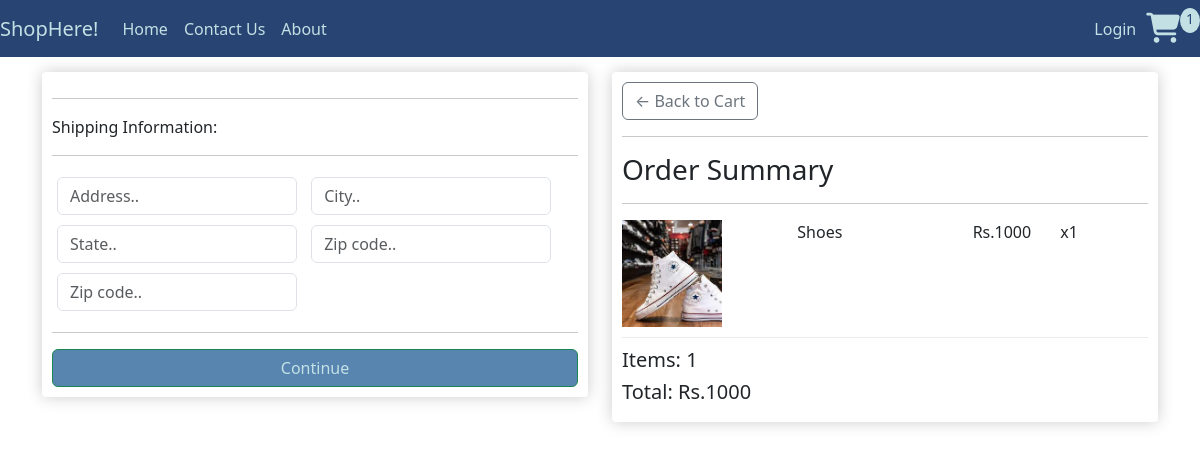
Screenshot of /checkout/ (signed in) with the database file from the repository.
### shop/models.py (models this page shows, shortened)
class OrderItem(models.Model):
    product=models.ForeignKey(Product_details,on_delete=models.SET_NULL,null=True)
    order=models.ForeignKey(Order,on_delete=models.SET_NULL,null=True)
    quantity=models.IntegerField(default=0,null=True,blank=True)
    date_added=models.DateTimeField(auto_now_add=True)
    @property
    def get_total(self):
        total=self.product.price*self.quantity
        return total

class Product_details(models.Model):
    prod_id=models.AutoField
    prod_name=models.CharField(max_length=30)
    prod_desc=models.TextField()
    image = models.ImageField(upload_to='product/images', default="")
    price = models.IntegerField(default=0)
    pub_date=models.DateField(auto_now_add=True)
    category=models.CharField(max_length=50,default="Sale")
    digital = models.BooleanField(default=False, null=True, blank=True)

class Order(models.Model):
    customer=models.ForeignKey(Customer,on_delete=models.SET_NULL,null=True,blank=True)
    date_ordered=models.DateTimeField(auto_now_add=True)
    complete=models.BooleanField(default=False)
    transaction_id=models.CharField(max_length=100,null=True)
    @property
    def shipping(self):
        shipping=False
        orderitems=self.orderitem_set.all()
        for i in orderitems:
            if i.product.digital ==False:
                shipping=True
            return shipping
    @property
    def get_cart_total(self):
        orderitems=self.orderitem_set.all()
        total=sum([item.get_total for item in orderitems])
        return total
    @property
    def get_cart_items(self):
        orderitems=self.orderitem_set.all()
        total=sum([item.quantity for item in orderitems])
        return total

### shop/views.py (the view)
# urls.py: path('checkout/',views.checkout,name='Checkout'),
def checkout(request):
    data=cartData(request)
    cartItems=data['cartItems']
    order=data['order']
    items=data['items']
    context={'items':items,'order':order,'cartItems':cartItems}
    return render(request,'checkout.html',context)

### shop/utilis.py (called while the page is built)
def cartData(request):
    if request.user.is_authenticated:
        customer=request.user.customer
        order,created=Order.objects.get_or_create(customer=customer,complete=False)
        items=order.orderitem_set.all()
        cartItems=order.get_cart_items
    else:
        cookieData = cookieCart(request)
        cartItems = cookieData['cartItems']
        order = cookieData['order']
        items = cookieData['items']
    return {'cartItems':cartItems,'order':order,'items':items}

### shop/templates/checkout.html (shortened to what this page needs)
{% extends 'index.html' %}
{% load static %}
{% block body %}
<div class="row">
    <div class="col-lg-6">
        <div class="box-element" id="form-wrapper">
            <form id="form">
                <div id="shipping-info">
                    <hr>
                    <p>Shipping Information:</p>
                    <hr>
                    <div class="form-field">
                        <input class="form-control" type="text" name="address" placeholder="Address..">
                    </div>
                    <div class="form-field">
                        <input class="form-control" type="text" name="city" placeholder="City..">
                    </div>
                    <div class="form-field">
                        <input class="form-control" type="text" name="state" placeholder="State..">
                    </div>
                    <div class="form-field">
                        <input class="form-control" type="text" name="zipcode" placeholder="Zip code..">
                    </div>
                    <div class="form-field">
                        <input class="form-control" type="text" name="country" placeholder="Zip code..">
                    </div>
                </div>
                <hr>
                <div class="d-grid gap-2">
                <input id="form-button" class="btn btn-success btn-block" type="submit button" value="Continue" style="color: #c3e0e5; background-color: #5885af;">
                </div>
            </form>
        </div>
        <br>
    </div>
    <div class="col-lg-6">
        <div class="box-element">
            <a class="btn btn-outline-secondary" href="{% url 'Cart' %}">&#x2190; Back to Cart</a>
            <hr>
            <h3>Order Summary</h3>
            <hr>
            {% for item in items %}
            <div class="cart-row">
                <div style="flex:2"><img class="row-image" src="/media/{{item.product.image}}"></div>
                <div style="flex:2">
                    <p>{{item.product.prod_name}}</p>
                </div>
                <div style="flex:1">
                    <p>Rs.{{item.product.price}}</p>
                </div>
                <div style="flex:1">
                    <p>x{{item.quantity}}</p>
                </div>
            </div>
            {% endfor %}
            <h5>Items: {{order.get_cart_items}}</h5>
            <h5>Total: Rs.{{order.get_cart_total}}</h5>
        </div>
    </div>
</div>
{% endblock %}

### shop/static/css/index.css (style rules this page uses)
.box-element { box-shadow:hsl(0, 0%, 80%) 0 0 16px; background-color: #fff; border-radius: 4px; padding: 10px; }
.col-lg-4, .col-lg-6, .col-lg-8, .col-lg-12 { margin-top: 30px; }
.btn { border-radius: 0; }
.row-image { width: 100px; }
.form-field { width:250px; display: inline-block; padding: 5px; }
.cart-row { display: flex; align-items: flex-stretch; padding-bottom: 10px; margin-bottom: 10px; border-bottom: 1px solid #ececec; }

### rows the page displays
OrderItem: product.image (picture), product.prod_name "Shoes", product.price "1000", quantity "1"
Order: get_cart_items "1", get_cart_total "1000"

### other values shown
{{ cartItems }} "1"
